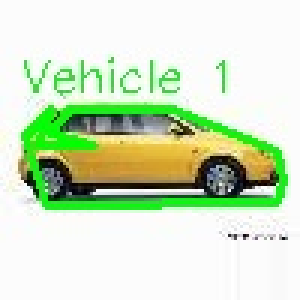
#> input picture Car2_contours.jpg, 100 x 100 px (shown 3 times larger); its folder holds only this picture in this run
$ python main.py Car2_contours.jpg
#> lines starting #> are read from the running program, lines starting #| are printed output that depends on the picture; after the words box and inside, x2 and y2 are one past the last pixel; in counts of white or black regions, pixels touching at a corner belong together
#!/usr/bin/env python3
# -*- coding: utf-8 -*-
"""
基于Canny算子和边缘点统计的车辆轮廓识别方法
"""

import cv2
import numpy as np
import os
import argparse


class SimpleDetector:
    """简化版车辆轮廓检测器类"""

    def __init__(self):
        # 默认参数 - 对小图像更友好
        self.gaussian_kernel_size = 3  # 小图像用小内核

        # 动态参数调整
        self.width_threshold_min = 20   # 最小宽度阈值
        self.height_threshold_min = 20  # 最小高度阈值
        self.area_min_ratio = 0.05      # 最小面积比例

        # 启用调试模式
        self.debug = False

    def detect(self, image_path, output_path=None, debug=False):
        """检测车辆轮廓的主函数"""
        self.debug = debug
        print(f"开始处理图像: {image_path}")

        # 读取图像
        image = cv2.imread(image_path)
        if image is None:
            print(f"错误：无法读取图像 {image_path}")
            return None

        # 获取图像尺寸
        height, width = image.shape[:2]
        print(f"图像尺寸: {image.shape}")

        # 对于小图像，调整参数
        is_small_image = width < 200 or height < 200

        # 步骤1: 灰度转换
        gray = cv2.cvtColor(image, cv2.COLOR_BGR2GRAY)
        print("步骤1完成：灰度转换")

        # 步骤2: 高斯模糊
        kernel_size = 3 if is_small_image else 5
        blurred = cv2.GaussianBlur(gray, (kernel_size, kernel_size), 0)
        print(f"步骤2完成：高斯模糊（内核大小={kernel_size}）")

        # 步骤3-5: 边缘检测（直接使用OpenCV的Canny）
        # 对于小图像，使用更保守的阈值
        if is_small_image:
            low = 50
            high = 150
        else:
            # 自适应阈值
            median = np.median(blurred)
            low = int(max(0, 0.5 * median))
            high = int(min(255, 1.5 * median))

        edges = cv2.Canny(blurred, low, high)
        print(f"步骤3-5完成：边缘检测（阈值:{low}-{high}）")

        # 形态学操作以连接边缘
        if is_small_image:
            kernel = np.ones((2, 2), np.uint8)
        else:
            kernel = np.ones((3, 3), np.uint8)

        edges = cv2.dilate(edges, kernel, iterations=1)
        edges = cv2.erode(edges, kernel, iterations=1)

        # 步骤6: 轮廓检测和筛选
        vehicle_contours = self._detect_contours(edges, image, is_small_image)
        print(f"步骤6完成：检测到 {len(vehicle_contours)} 个车辆轮廓")

        # 绘制结果
        result_image = image.copy()
        contour_image = image.copy()  # 单独的轮廓图像
        filled_contour_image = np.zeros_like(image)  # 纯轮廓填充图像
        outline_only_image = np.zeros_like(image)  # 纯轮廓线条图像

        if vehicle_contours:
            for i, contour_data in enumerate(vehicle_contours):
                if 'contour' in contour_data:
                    # 绘制实际轮廓
                    contour = contour_data['contour']
                    x, y, w, h = contour_data['rect']

                    # 在结果图像上绘制轮廓
                    cv2.drawContours(result_image, [contour], -1, (0, 255, 0), 2)

                    # 绘制边界矩形（可选，用于对比）
                    cv2.rectangle(result_image, (x, y), (x + w, y + h), (255, 0, 0), 1)

                    # 在轮廓图像上只绘制轮廓
                    cv2.drawContours(contour_image, [contour], -1, (0, 255, 0), 2)

                    # 在纯轮廓图像上绘制填充轮廓
                    cv2.fillPoly(filled_contour_image, [contour], (0, 255, 0))

                    # 在纯线条图像上绘制轮廓线
                    cv2.drawContours(outline_only_image, [contour], -1, (0, 255, 0), 2)

                    # 添加标签
                    cv2.putText(result_image, f'Vehicle {i+1}', (x, max(y-5, 15)),
                               cv2.FONT_HERSHEY_SIMPLEX, 0.5, (0, 255, 0), 1)
                    cv2.putText(contour_image, f'Vehicle {i+1}', (x, max(y-5, 15)),
                               cv2.FONT_HERSHEY_SIMPLEX, 0.5, (0, 255, 0), 1)
                    cv2.putText(filled_contour_image, f'Vehicle {i+1}', (x, max(y-5, 15)),
                               cv2.FONT_HERSHEY_SIMPLEX, 0.5, (255, 255, 255), 1)
                    cv2.putText(outline_only_image, f'Vehicle {i+1}', (x, max(y-5, 15)),
                               cv2.FONT_HERSHEY_SIMPLEX, 0.5, (255, 255, 255), 1)
                else:
                    # 兜底策略时的矩形绘制
                    x, y, w, h = contour_data['rect']
                    cv2.rectangle(result_image, (x, y), (x + w, y + h), (0, 255, 0), 2)
                    cv2.rectangle(contour_image, (x, y), (x + w, y + h), (0, 255, 0), 2)
                    cv2.rectangle(filled_contour_image, (x, y), (x + w, y + h), (0, 255, 0), 2)
                    cv2.rectangle(outline_only_image, (x, y), (x + w, y + h), (0, 255, 0), 2)
                    cv2.putText(result_image, f'Vehicle {i+1} (Box)', (x, max(y-5, 15)),
                               cv2.FONT_HERSHEY_SIMPLEX, 0.5, (0, 255, 0), 1)
                    cv2.putText(contour_image, f'Vehicle {i+1} (Box)', (x, max(y-5, 15)),
                               cv2.FONT_HERSHEY_SIMPLEX, 0.5, (0, 255, 0), 1)
                    cv2.putText(filled_contour_image, f'Vehicle {i+1} (Box)', (x, max(y-5, 15)),
                               cv2.FONT_HERSHEY_SIMPLEX, 0.5, (255, 255, 255), 1)
                    cv2.putText(outline_only_image, f'Vehicle {i+1} (Box)', (x, max(y-5, 15)),
                               cv2.FONT_HERSHEY_SIMPLEX, 0.5, (255, 255, 255), 1)

        # 保存结果
        if output_path is None:
            base_name = os.path.splitext(image_path)[0]
            output_path = f"{base_name}_result.jpg"
            binary_output_path = f"{base_name}_binary.jpg"
            contour_output_path = f"{base_name}_contours.jpg"
            filled_output_path = f"{base_name}_filled.jpg"
            outline_output_path = f"{base_name}_outline.jpg"
        else:
            binary_output_path = f"{os.path.splitext(output_path)[0]}_binary.jpg"
            contour_output_path = f"{os.path.splitext(output_path)[0]}_contours.jpg"
            filled_output_path = f"{os.path.splitext(output_path)[0]}_filled.jpg"
            outline_output_path = f"{os.path.splitext(output_path)[0]}_outline.jpg"

        cv2.imwrite(binary_output_path, edges)
        cv2.imwrite(output_path, result_image)
        cv2.imwrite(contour_output_path, contour_image)
        cv2.imwrite(filled_output_path, filled_contour_image)
        cv2.imwrite(outline_output_path, outline_only_image)

        print(f"结果已保存:")
        print(f"  - 二值边缘图: {binary_output_path}")
        print(f"  - 检测结果图(带矩形框): {output_path}")
        print(f"  - 轮廓图: {contour_output_path}")
        print(f"  - 填充轮廓图: {filled_output_path}")
        print(f"  - 纯轮廓线图: {outline_output_path}")

        return {
            'vehicle_contours': vehicle_contours,
            'edges': edges,
            'result': result_image,
            'contour_image': contour_image,
            'filled_contour_image': filled_contour_image,
            'outline_only_image': outline_only_image,
            'thresholds': (low, high)
        }

    def _detect_contours(self, edges, original_image, is_small_image=False):
        """检测和筛选轮廓"""
        height, width = edges.shape
        image_area = height * width

        # 查找轮廓
        contours, _ = cv2.findContours(edges, cv2.RETR_EXTERNAL, cv2.CHAIN_APPROX_SIMPLE)

        # 调整参数
        if is_small_image:
            min_area = image_area * 0.05  # 小图像降低面积阈值
            min_width = min(self.width_threshold_min, width * 0.2)
            min_height = min(self.height_threshold_min, height * 0.2)
            max_aspect_ratio = 4.0  # 增加宽高比限制，适应更多车型
            min_filling_ratio = 0.3  # 添加最小填充率要求
        else:
            min_area = image_area * self.area_min_ratio
            min_width = max(self.width_threshold_min, width * 0.1)
            min_height = max(self.height_threshold_min, height * 0.1)
            max_aspect_ratio = 4.0
            min_filling_ratio = 0.2

        # 筛选有效轮廓
        valid_vehicle_contours = []
        for contour in contours:
            x, y, w, h = cv2.boundingRect(contour)
            area = cv2.contourArea(contour)

            # 计算轮廓的填充率和宽高比
            rect_area = w * h
            filling_ratio = area / rect_area if rect_area > 0 else 0
            aspect_ratio = max(w, h) / min(w, h) if min(w, h) > 0 else float('inf')

            # 调试信息
            if self.debug and rect_area > image_area * 0.01:
                print(f"轮廓: {x},{y},{w},{h}, 面积={area}, 填充率={filling_ratio:.2f}, 宽高比={aspect_ratio:.2f}")

            # 使用多条件筛选
            if (w >= min_width and h >= min_height and
                area >= min_area and
                aspect_ratio <= max_aspect_ratio and
                filling_ratio >= min_filling_ratio):

                # 轮廓平滑处理
                epsilon = 0.02 * cv2.arcLength(contour, True)
                smoothed_contour = cv2.approxPolyDP(contour, epsilon, True)

                valid_vehicle_contours.append({
                    'contour': smoothed_contour,
                    'original_contour': contour,
                    'rect': (x, y, w, h),
                    'area': area,
                    'filling_ratio': filling_ratio,
                    'aspect_ratio': aspect_ratio
                })

        # 如果没有检测到有效轮廓，尝试使用整个图像边缘
        if not valid_vehicle_contours and np.sum(edges) > 0:
            if is_small_image:
                # 对于小图像，假设整个图像是车辆
                border = 5  # 边界宽度
                x, y = border, border
                w, h = width - 2*border, height - 2*border
                valid_vehicle_contours.append({
                    'rect': (x, y, w, h),
                    'fallback': True  # 标记为兜底策略
                })
                print("使用整体检测法识别车辆")

        return valid_vehicle_contours

    # [23 lines left out: function _refine_contour, not called in this run]


def process_image(image_path, output_path=None, debug=False):
    """处理单个图像"""
    detector = SimpleDetector()
    result = detector.detect(image_path, output_path, debug)

    if result:
        print("\n=== 检测完成 ===")
        print(f"检测到 {len(result['vehicle_contours'])} 个车辆轮廓")
        return True
    return False


# [20 lines left out: function process_directory, not called in this run]


def main():
    """主函数"""
    parser = argparse.ArgumentParser(description='简化版车辆轮廓检测器')
    parser.add_argument('input', help='输入图像或目录')
    parser.add_argument('-o', '--output', help='输出图像路径')
    parser.add_argument('-d', '--debug', action='store_true', help='启用调试模式')
    parser.add_argument('-a', '--all', action='store_true', help='处理目录下所有图像')

    args = parser.parse_args()

    if args.all or os.path.isdir(args.input):
        # 处理目录
        directory = args.input if os.path.isdir(args.input) else os.path.dirname(args.input) or '.'
        process_directory(directory, args.debug)
    else:
        # 处理单张图像
        process_image(args.input, args.output, args.debug)
#> in detect, image is the input picture: shape (100, 100, 3); mean B, G, R 196.8, 227.5, 209.6
#| 图像尺寸: (100, 100, 3)
#> in detect, `blurred = cv2.GaussianBlur(gray, (kernel_size, kernel_size), 0)`:
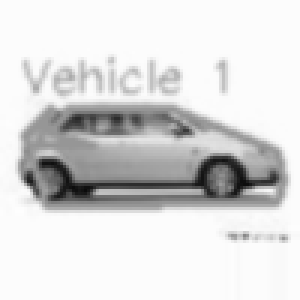
#> blurred: shape (100, 100) (shown 3 times larger); min 11, max 254, mean 218.7
#| 步骤2完成：高斯模糊（内核大小=3）
#> in detect, `edges = cv2.Canny(blurred, low, high)`:
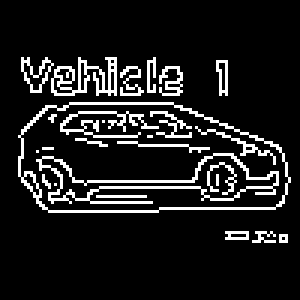
#> edges: shape (100, 100) (shown 3 times larger); 11.3% white in thin lines or dots, all inside (x1, y1, x2, y2) = (6, 19, 97, 81)
#> in detect, `edges = cv2.dilate(edges, kernel, iterations=1)`: edges: shape (100, 100); 24.1% white; 4 white regions, box (x1, y1, x2, y2) and area: (6, 34, 98, 72) 1706, (7, 19, 62, 33) 553, (75, 77, 97, 82) 92, (72, 20, 77, 33) 56
#> in detect, `edges = cv2.erode(edges, kernel, iterations=1)`:
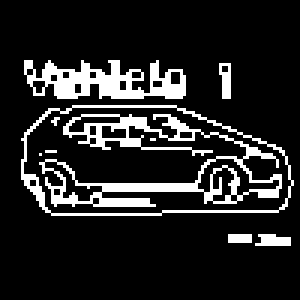
#> edges: shape (100, 100) (shown 3 times larger); 14.5% white in thin lines or dots, all inside (x1, y1, x2, y2) = (7, 20, 98, 82)
#> in _detect_contours, `contours, _ = cv2.findContours(edges, cv2.RETR_EXTERNAL, cv2.CHAIN_APP..`: contours = 5 contours, 1 with area under 20; largest, box (x1, y1, x2, y2) and area: (7, 35, 98, 72) 2734, (8, 20, 62, 33) 369, (73, 21, 77, 33) 26, (85, 78, 97, 82) 24
#> the loop in _detect_contours, `for contour in contours:` made 5 passes
#> (x, y, w, h, area, rect_area, filling_ratio, aspect_ratio) on pass 3: (7, 35, 91, 37, 2734, 3367, 0.812, 2.46)
#> (x, y, w, h, area, rect_area, filling_ratio, aspect_ratio) on passes 1, 4, 5: (85, 78, 12, 4, 23.5, 48, 0.49, 3), (73, 21, 4, 12, 25.5, 48, 0.531, 3), (8, 20, 54, 13, 369, 702, 0.526, 4.15)
#> after the loop in _detect_contours, `for contour in contours:`: valid_vehicle_contours = 1 item
#| 步骤6完成：检测到 1 个车辆轮廓
#> the loop in detect, `for i, contour_data in enumerate(vehicle_contours):` made 1 pass
#> (x, y, w, h) on pass 1: (7, 35, 91, 37)
#> after the loop in detect, `for i, contour_data in enumerate(vehicle_contours):`:
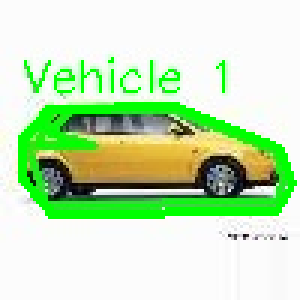
#> contour_image: shape (100, 100, 3) (shown 3 times larger); 7.84% of pixels changed, all inside (x1, y1, x2, y2) = (6, 19, 99, 73)
#> after the loop in detect, `for i, contour_data in enumerate(vehicle_contours):`:
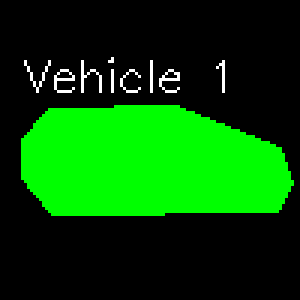
#> filled_contour_image: shape (100, 100, 3) (shown 3 times larger); mean B, G, R 3.5, 75.4, 3.5
#> after the loop in detect, `for i, contour_data in enumerate(vehicle_contours):`:
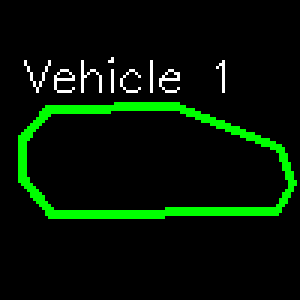
#> outline_only_image: shape (100, 100, 3) (shown 3 times larger); mean B, G, R 3.5, 20, 3.5
#> after the loop in detect, `for i, contour_data in enumerate(vehicle_contours):`:
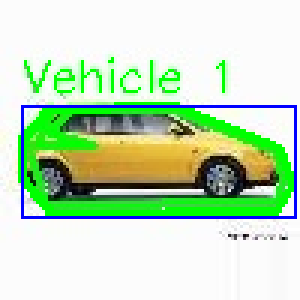
#> result_image: shape (100, 100, 3) (shown 3 times larger); 9.34% of pixels changed, all inside (x1, y1, x2, y2) = (6, 19, 99, 73)
#> in process_image, `result = detector.detect(image_path, output_path, debug)`: result = 7 items
#| 检测到 1 个车辆轮廓


if __name__ == "__main__":
    main()
